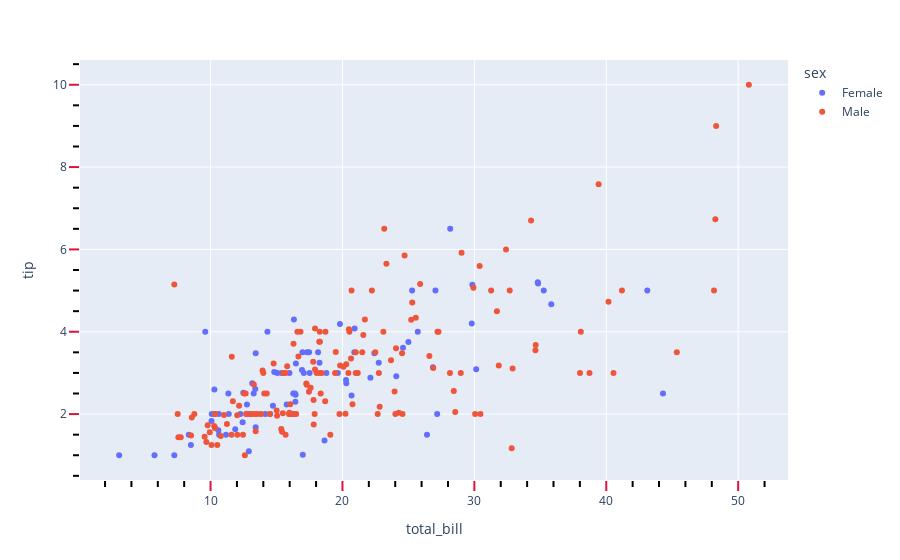

The code cell stored with this chart in its notebook:
### Markdown cell above
5. minor tick 추가

minor눈금이란, 기본 눈금 범위 안의 더 작은 눈금을 의미한다.

```py
fig.update_xaxes(minor_ticks =위치,minor_tickwidth = 두깨, minor_ticklen = 길이, minor_tickcolor = 색)
fig.update_yaxes(minor_ticks =위치,minor_tickwidth = 두깨, minor_ticklen = 길이, minor_tickcolor = 색)
```

### Code cell
df = px.data.tips()
fig = px.scatter(df, x="total_bill", y="tip", color="sex")

fig.update_xaxes(ticks="outside", tickwidth=2, tickcolor="crimson", ticklen=10)
fig.update_yaxes(ticks="outside", tickwidth=2, tickcolor="crimson", ticklen=10)

fig.update_xaxes(minor_ticks="outside", minor_tickcolor="black")
fig.update_yaxes(minor_ticks="outside", minor_tickcolor="black")

fig.show()

### Figure 1 — Plotly figure (JSON) as saved in the notebook; plotly's stock layout.template omitted (floating-point values rounded to 4 significant figures; data arrays with more than 128 entries replaced by an {"elided": "..."} marker saying what was removed)
{"data": [{"hovertemplate": "sex=Female<br>total_bill=%{x}<br>tip=%{y}<extra></extra>", "legendgroup": "Female", "marker": {"color": "#636efa", "symbol": "circle"}, "mode": "markers", "name": "Female", "orientation": "v", "showlegend": true, "type": "scatter", "x": [16.99, 24.59, 35.26, 14.83, 10.33, 16.97, 20.29, 15.77, 19.65, 15.06, 20.69, 16.93, 10.29, 34.81, 26.41, 16.45, 3.07, 17.07, 26.86, 25.28, 14.73, 10.07, 34.83, 5.75, 16.32, 22.75, 11.35, 15.38, 44.3, 22.42, 20.92, 14.31, 7.25, 25.71, 17.31, 10.65, 12.43, 24.08, 13.42, 12.48, 29.8, 14.52, 11.38, 20.27, 11.17, 12.26, 18.26, 8.51, 10.33, 14.15, 13.16, 17.47, 27.05, 16.43, 8.35, 18.64, 11.87, 29.85, 25, 13.39, 16.21, 17.51, 10.59, 10.63, 9.6, 20.9, 18.15, 19.81, 43.11, 13, 12.74, 13, 16.4, 16.47, 12.76, 13.27, 28.17, 12.9, 30.14, 13.42, 15.98, 16.27, 10.09, 22.12, 35.83, 27.18, 18.78], "xaxis": "x", "y": [1.01, 3.61, 5, 3.02, 1.67, 3.5, 2.75, 2.23, 3, 3, 2.45, 3.07, 2.6, 5.2, 1.5, 2.47, 1, 3, 3.14, 5, 2.2, 1.83, 5.17, 1, 4.3, 3.25, 2.5, 3, 2.5, 3.48, 4.08, 4, 1, 4, 3.5, 1.5, 1.8, 2.92, 1.68, 2.52, 4.2, 2, 2, 2.83, 1.5, 2, 3.25, 1.25, 2, 2, 2.75, 3.5, 5, 2.3, 1.5, 1.36, 1.63, 5.14, 3.75, 2.61, 2, 3, 1.61, 2, 4, 3.5, 3.5, 4.19, 5, 2, 2.01, 2, 2.5, 3.23, 2.23, 2.5, 6.5, 1.1, 3.09, 3.48, 3, 2.5, 2, 2.88, 4.67, 2, 3], "yaxis": "y"}, {"hovertemplate": "sex=Male<br>total_bill=%{x}<br>tip=%{y}<extra></extra>", "legendgroup": "Male", "marker": {"color": "#EF553B", "symbol": "circle"}, "mode": "markers", "name": "Male", "orientation": "v", "showlegend": true, "type": "scatter", "x": {"elided": "157 float values"}, "xaxis": "x", "y": {"elided": "157 float values"}, "yaxis": "y"}], "layout": {"legend": {"title": {"text": "sex"}, "tracegroupgap": 0}, "margin": {"t": 60}, "xaxis": {"anchor": "y", "domain": [0, 1], "minor": {"tickcolor": "black", "ticks": "outside"}, "tickcolor": "crimson", "ticklen": 10, "ticks": "outside", "tickwidth": 2, "title": {"text": "total_bill"}}, "yaxis": {"anchor": "x", "domain": [0, 1], "minor": {"tickcolor": "black", "ticks": "outside"}, "tickcolor": "crimson", "ticklen": 10, "ticks": "outside", "tickwidth": 2, "title": {"text": "tip"}}}}
